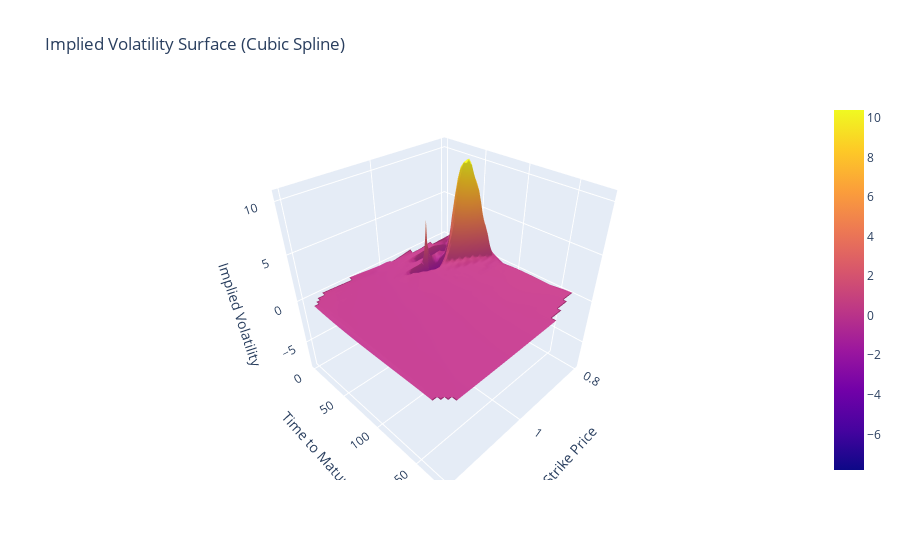
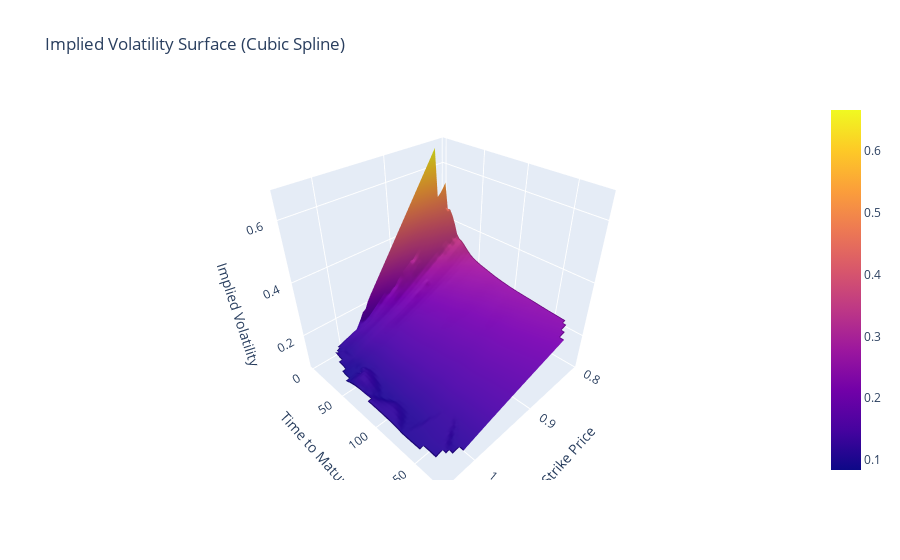

These figures' notebook cell, in order:
### Code cell
import numpy as np
import pandas as pd
from scipy.interpolate import griddata
import plotly.graph_objects as go
from scipy.ndimage import gaussian_filter

def cubic_interpolation(df):
    strike_grid = np.linspace(df['moneyness'].min(), df['moneyness'].max(), 50)
    maturity_grid = np.linspace(df['time_to_maturity'].min(), df['time_to_maturity'].max(), 50)

    # This creates a meshgrid of strike price and time to maturities
    X, Y = np.meshgrid(strike_grid, maturity_grid)

    # Perform cubic spline interpolation to get implied volatilities for the grid points
    Z = griddata(
        (df['moneyness'], df['time_to_maturity']),
        df['impliedVolatility'],                  # Outlier_Adj_IV
        (X, Y),
        method='cubic'
    )

    # Z_smoothed = gaussian_filter(Z, sigma=1)

    # Create the 3D surface plot using plotly.graph_objects
    fig = go.Figure(data=[go.Surface(z=Z, x=X, y=Y)])

    # Add title and labels
    fig.update_layout(
        title="Implied Volatility Surface (Cubic Spline)",
        scene=dict(
            xaxis_title='Strike Price',
            yaxis_title='Time to Maturity',
            zaxis_title='Implied Volatility'
        )
    )

    # Show the plot
    fig.show()


cubic_interpolation(calls_df)
cubic_interpolation(puts_df)

### Figure 1 — Plotly figure (JSON) as saved in the notebook; plotly's stock layout.template omitted (floating-point values rounded to 4 significant figures; data arrays with more than 128 entries replaced by an {"elided": "..."} marker saying what was removed)
{"data": [{"type": "surface", "x": {"elided": "50x50 float values"}, "y": {"elided": "50x50 float values"}, "z": {"elided": "50x50 float values"}}], "layout": {"scene": {"xaxis": {"title": {"text": "Strike Price"}}, "yaxis": {"title": {"text": "Time to Maturity"}}, "zaxis": {"title": {"text": "Implied Volatility"}}}, "title": {"text": "Implied Volatility Surface (Cubic Spline)"}}}

### Figure 2 — Plotly figure (JSON) as saved in the notebook; plotly's stock layout.template omitted (floating-point values rounded to 4 significant figures; data arrays with more than 128 entries replaced by an {"elided": "..."} marker saying what was removed)
{"data": [{"type": "surface", "x": {"elided": "50x50 float values"}, "y": {"elided": "50x50 float values"}, "z": {"elided": "50x50 float values"}}], "layout": {"scene": {"xaxis": {"title": {"text": "Strike Price"}}, "yaxis": {"title": {"text": "Time to Maturity"}}, "zaxis": {"title": {"text": "Implied Volatility"}}}, "title": {"text": "Implied Volatility Surface (Cubic Spline)"}}}
